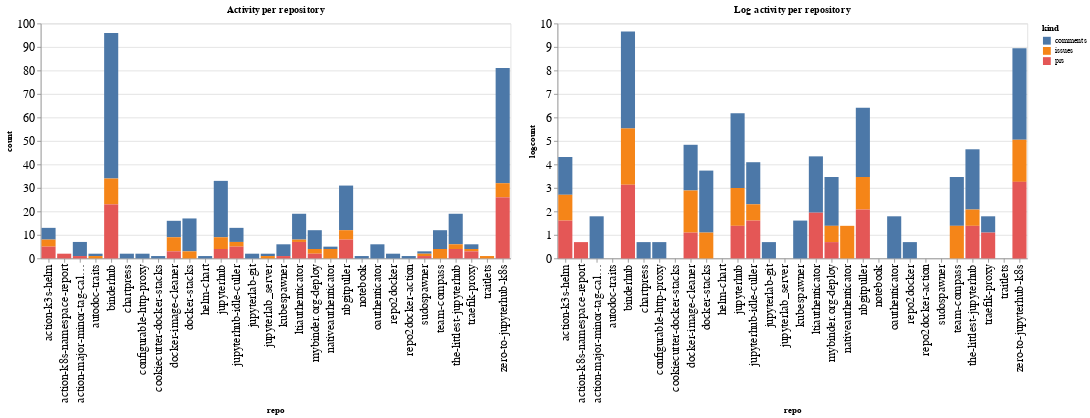

Here is the notebook cell this chart was saved with:
### Code cell
ch1 = alt.Chart(repo_summaries, width=600, title="Activity per repository").mark_bar().encode(
    x='repo',
    y='count',
    color='kind',
    tooltip="kind"
)

ch2 = alt.Chart(repo_summaries, width=600, title="Log activity per repository").mark_bar().encode(
    x='repo',
    y='logcount',
    color='kind',
    tooltip="kind"
)

ch1 | ch2

### Figure 1 — Vega-Lite specification as saved in the notebook (floating-point values rounded to 4 significant figures)
{"config": {"axisLeft": {"labelFontSize": 15}, "axisBottom": {"labelFontSize": 15}}, "hconcat": [{"mark": "bar", "encoding": {"color": {"type": "nominal", "field": "kind"}, "tooltip": {"type": "nominal", "field": "kind"}, "x": {"type": "nominal", "field": "repo"}, "y": {"type": "quantitative", "field": "count"}}, "title": "Activity per repository", "width": 600}, {"mark": "bar", "encoding": {"color": {"type": "nominal", "field": "kind"}, "tooltip": {"type": "nominal", "field": "kind"}, "x": {"type": "nominal", "field": "repo"}, "y": {"type": "quantitative", "field": "logcount"}}, "title": "Log activity per repository", "width": 600}], "data": {"name": "data-ed9f5b29af6793155bfa0878292b4e8f"}, "$schema": "https://vega.github.io/schema/vega-lite/v4.8.1.json", "datasets": {"data-ed9f5b29af6793155bfa0878292b4e8f": [{"repo": "action-k3s-helm", "kind": "comments", "count": 5, "logcount": 1.609}, {"repo": "action-k3s-helm", "kind": "issues", "count": 3, "logcount": 1.099}, {"repo": "action-k3s-helm", "kind": "prs", "count": 5, "logcount": 1.609}, {"repo": "action-k8s-namespace-report", "kind": "prs", "count": 2, "logcount": 0.6931}, {"repo": "action-major-minor-tag-calculator", "kind": "comments", "count": 6, "logcount": 1.792}, {"repo": "action-major-minor-tag-calculator", "kind": "prs", "count": 1, "logcount": 0.0}, {"repo": "autodoc-traits", "kind": "comments", "count": 1, "logcount": 0.0}, {"repo": "autodoc-traits", "kind": "issues", "count": 1, "logcount": 0.0}, {"repo": "binderhub", "kind": "comments", "count": 62, "logcount": 4.127}, {"repo": "binderhub", "kind": "issues", "count": 11, "logcount": 2.398}, {"repo": "binderhub", "kind": "prs", "count": 23, "logcount": 3.135}, {"repo": "chartpress", "kind": "comments", "count": 2, "logcount": 0.6931}, {"repo": "configurable-http-proxy", "kind": "comments", "count": 2, "logcount": 0.6931}, {"repo": "cookiecutter-docker-stacks", "kind": "comments", "count": 1, "logcount": 0.0}, {"repo": "docker-image-cleaner", "kind": "comments", "count": 7, "logcount": 1.946}, {"repo": "docker-image-cleaner", "kind": "issues", "count": 6, "logcount": 1.792}, {"repo": "docker-image-cleaner", "kind": "prs", "count": 3, "logcount": 1.099}, {"repo": "docker-stacks", "kind": "comments", "count": 14, "logcount": 2.639}, {"repo": "docker-stacks", "kind": "issues", "count": 3, "logcount": 1.099}, {"repo": "helm-chart", "kind": "comments", "count": 1, "logcount": 0.0}, {"repo": "jupyterhub", "kind": "comments", "count": 24, "logcount": 3.178}, {"repo": "jupyterhub", "kind": "issues", "count": 5, "logcount": 1.609}, {"repo": "jupyterhub", "kind": "prs", "count": 4, "logcount": 1.386}, {"repo": "jupyterhub-idle-culler", "kind": "comments", "count": 6, "logcount": 1.792}, {"repo": "jupyterhub-idle-culler", "kind": "issues", "count": 2, "logcount": 0.6931}, {"repo": "jupyterhub-idle-culler", "kind": "prs", "count": 5, "logcount": 1.609}, {"repo": "jupyterlab-git", "kind": "comments", "count": 2, "logcount": 0.6931}, {"repo": "jupyterlab_server", "kind": "comments", "count": 1, "logcount": 0.0}, {"repo": "jupyterlab_server", "kind": "issues", "count": 1, "logcount": 0.0}, {"repo": "kubespawner", "kind": "comments", "count": 5, "logcount": 1.609}, {"repo": "kubespawner", "kind": "prs", "count": 1, "logcount": 0.0}, {"repo": "ltiauthenticator", "kind": "comments", "count": 11, "logcount": 2.398}, {"repo": "ltiauthenticator", "kind": "issues", "count": 1, "logcount": 0.0}, {"repo": "ltiauthenticator", "kind": "prs", "count": 7, "logcount": 1.946}, {"repo": "mybinder.org-deploy", "kind": "comments", "count": 8, "logcount": 2.079}, {"repo": "mybinder.org-deploy", "kind": "issues", "count": 2, "logcount": 0.6931}, {"repo": "mybinder.org-deploy", "kind": "prs", "count": 2, "logcount": 0.6931}, {"repo": "nativeauthenticator", "kind": "comments", "count": 1, "logcount": 0.0}, {"repo": "nativeauthenticator", "kind": "issues", "count": 4, "logcount": 1.386}, {"repo": "nbgitpuller", "kind": "comments", "count": 19, "logcount": 2.944}, {"repo": "nbgitpuller", "kind": "issues", "count": 4, "logcount": 1.386}, {"repo": "nbgitpuller", "kind": "prs", "count": 8, "logcount": 2.079}, {"repo": "notebook", "kind": "comments", "count": 1, "logcount": 0.0}, {"repo": "oauthenticator", "kind": "comments", "count": 6, "logcount": 1.792}, {"repo": "repo2docker", "kind": "comments", "count": 2, "logcount": 0.6931}, {"repo": "repo2docker-action", "kind": "comments", "count": 1, "logcount": 0.0}, {"repo": "sudospawner", "kind": "comments", "count": 1, "logcount": 0.0}, {"repo": "sudospawner", "kind": "issues", "count": 1, "logcount": 0.0}, {"repo": "sudospawner", "kind": "prs", "count": 1, "logcount": 0.0}, {"repo": "team-compass", "kind": "comments", "count": 8, "logcount": 2.079}, {"repo": "team-compass", "kind": "issues", "count": 4, "logcount": 1.386}, {"repo": "the-littlest-jupyterhub", "kind": "comments", "count": 13, "logcount": 2.565}, {"repo": "the-littlest-jupyterhub", "kind": "issues", "count": 2, "logcount": 0.6931}, {"repo": "the-littlest-jupyterhub", "kind": "prs", "count": 4, "logcount": 1.386}, {"repo": "traefik-proxy", "kind": "comments", "count": 2, "logcount": 0.6931}, {"repo": "traefik-proxy", "kind": "issues", "count": 1, "logcount": 0.0}, {"repo": "traefik-proxy", "kind": "prs", "count": 3, "logcount": 1.099}, {"repo": "traitlets", "kind": "issues", "count": 1, "logcount": 0.0}, {"repo": "zero-to-jupyterhub-k8s", "kind": "comments", "count": 49, "logcount": 3.892}, {"repo": "zero-to-jupyterhub-k8s", "kind": "issues", "count": 6, "logcount": 1.792}, {"repo": "zero-to-jupyterhub-k8s", "kind": "prs", "count": 26, "logcount": 3.258}]}}
